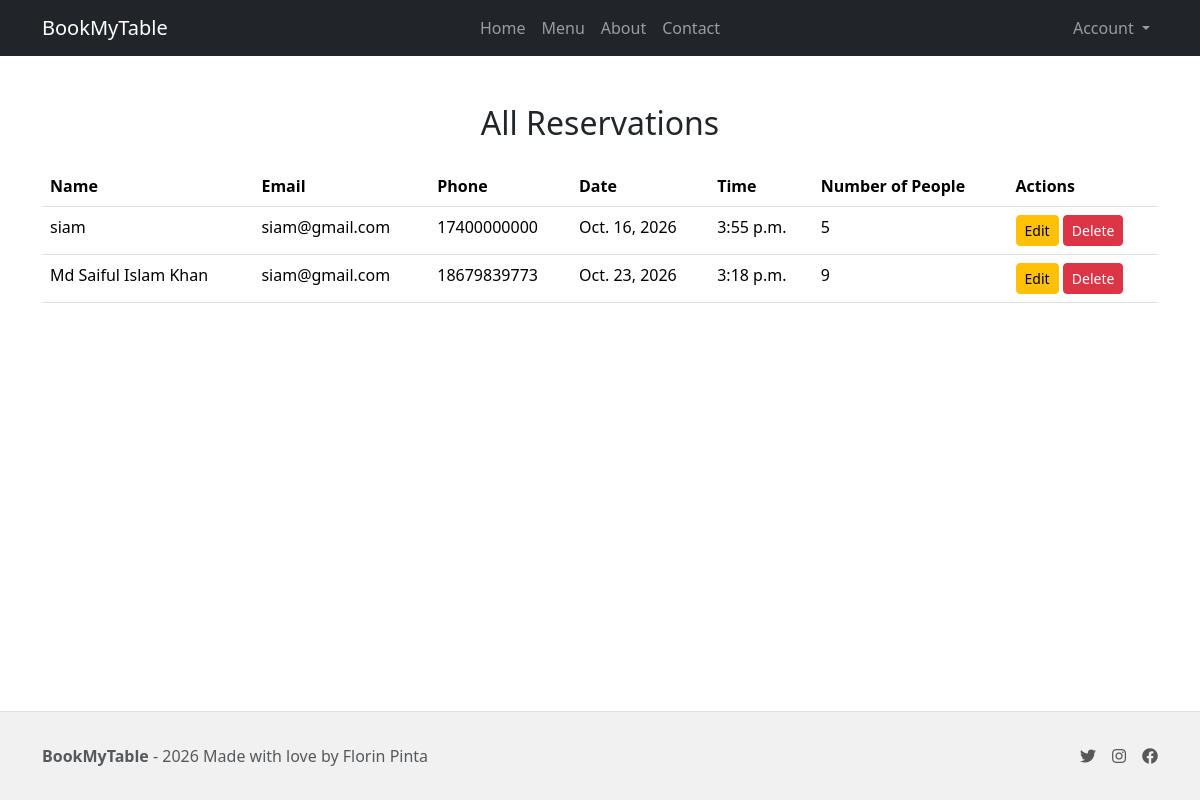
The app's page /reservations/ (signed in) with its own data.
### reservations/models.py (models this page shows, shortened)
class Reservation(models.Model):
    user = models.ForeignKey(settings.AUTH_USER_MODEL, on_delete=models.CASCADE, related_name='reservations')
    full_name = models.CharField(max_length=100)
    email = models.EmailField()
    phone = models.CharField(max_length=15, blank=True)
    reservation_date = models.DateField()
    reservation_time = models.TimeField()
    number_of_people = models.PositiveIntegerField()
    special_requests = models.TextField(blank=True, null=True)
    table = models.ForeignKey(Table, on_delete=models.SET_NULL, null=True, blank=True)

### reservations/views.py (the view)
# urls.py: path('', views.reservation_list, name='reservation_list'),
@login_required
def reservation_list(request):
    reservations = Reservation.objects.filter(user=request.user)
    return render(request, 'reservations/reservation_list.html', {'reservations': reservations})

### reservations/templates/reservations/reservation_list.html (shortened to what this page needs)
{% extends 'base.html' %}
{% block content %}
<div class="container py-5">
    <h2 class="text-center mb-4">All Reservations</h2>
    <table class="table">
        <thead>
            <tr>
                <th>Name</th>
                <th>Email</th>
                <th>Phone</th>
                <th>Date</th>
                <th>Time</th>
                <th>Number of People</th>
                <th>Actions</th>
            </tr>
        </thead>
        <tbody>
            {% for reservation in reservations %}
            <tr>
                <td>{{ reservation.full_name }}</td>
                <td>{{ reservation.email }}</td>
                <td>{{ reservation.phone }}</td>
                <td>{{ reservation.reservation_date }}</td>
                <td>{{ reservation.reservation_time }}</td>
                <td>{{ reservation.number_of_people }}</td>
                <td>
                    <a href="{% url 'reservations:edit_reservation' reservation.pk %}" class="btn btn-warning btn-sm">Edit</a>
                    <form action="{% url 'reservations:delete_reservation' reservation.pk %}" method="post" style="display:inline;">
                        <button type="submit" class="btn btn-danger btn-sm" onclick="return confirm('Are you sure you want to delete this reservation?');">Delete</button>
                    </form>
                </td>
            </tr>
            {% empty %}
            <tr>
                <td colspan="7" class="text-center">No reservations available.</td>
            </tr>
            {% endfor %}
        </tbody>
    </table>
</div>
{% endblock %}

### templates/base.html (shortened to what this page needs)
{% load static %}
{% url 'account_login' as login_url %}
{% url 'account_signup' as signup_url %}
{% url 'account_logout' as logout_url %}
{% url 'admin:index' as admin_url %}
<!DOCTYPE html>
<html lang="en">
<head>
    <link href="https://cdn.jsdelivr.net/npm/bootstrap@5.3.3/dist/css/bootstrap.min.css" rel="stylesheet"
>
    <link rel="stylesheet" href="https://cdnjs.cloudflare.com/ajax/libs/font-awesome/5.15.3/css/all.min.css">
    <link href="{% static 'css/style.css' %}" rel="stylesheet">
</head>
<body class="d-flex flex-column h-100 main-bg" id="home">
    <nav id="navbar-example" class="navbar navbar-expand-md navbar-dark bg-dark justify-content-center">
        <div class="container">
            <a href="/" class="navbar-brand d-flex w-50 me-auto">BookMyTable</a>
            <div class="navbar-collapse collapse w-100" id="collapsingNavbar3">
                <ul class="navbar-nav w-100 justify-content-center">
                    <li class="nav-item active">
                        <a class="nav-link" href="{% url 'home' %}">Home</a>
                    </li>
                    <li class="nav-item">
                        <a class="nav-link" href="{% url 'menu_item_list' %}">Menu</a>
                    </li>
                    <li class="nav-item">
                        <a class="nav-link" href="{% url 'home' %}#about">About</a>
                    </li>
                    <li class="nav-item">
                        <a class="nav-link" href="{% url 'contact' %}">Contact</a>
                    </li>
                </ul>
                <ul class="nav navbar-nav ms-auto w-100 justify-content-end">
                    {% if user.is_authenticated %}
                    <li class="nav-item dropdown">
                        <a class="nav-link dropdown-toggle" href="#" id="navbarDropdown" role="button" data-bs-toggle="dropdown" aria-expanded="false">
                            Account
                        </a>
                    </li>
                    {% endif %}
                </ul>
            </div>
        </div>
    </nav>
    <div class="content">
        {% block content %}
        {% endblock %}
    </div>
    <footer class="footer border-top mt-auto">
        <div class="container">
            <div class="footer-content d-flex flex-wrap justify-content-between align-items-center py-2 my-2">
                <div class="footer-left d-flex align-items-center col-md-6">
                    <span class="mb-0 text-body-secondary"><strong>BookMyTable</strong> - {% now 'Y' %} Made with love by Florin Pinta</span>
                </div>
                <ul class="footer-right list-unstyled d-flex col-md-4 justify-content-end mb-0">
                    <li class="ms-3">
                        <a class="text-body-secondary" href="https://twitter.com/" target="_blank"
                            rel="noopener noreferrer" aria-label="Visit our Twitter page (opens in a new tab)">
                            <i class="fab fa-twitter"></i>
                        </a>
                    </li>
                    <li class="ms-3">
                        <a class="text-body-secondary" href="https://instagram.com/" target="_blank"
                            rel="noopener noreferrer" aria-label="Visit our Instagram page (opens in a new tab)">
                            <i class="fab fa-instagram"></i>
                        </a>
                    </li>
                    <li class="ms-3">
                        <a class="text-body-secondary" href="https://facebook.com/" target="_blank"
                            rel="noopener noreferrer" aria-label="Visit our Facebook page (opens in a new tab)">
                            <i class="fab fa-facebook"></i>
                        </a>
                    </li>
                </ul>
            </div>
        </div>
    </footer>
</body>
</html>

### static/css/style.css (style rules this page uses)
html, body { position: relative; height: 100%; margin: 0; }
footer { background: #f1f1f1; padding: 1rem; text-align: center; }

### records on screen
Reservation: full_name "siam", email "siam@gmail.com", phone "17400000000", reservation_date "Oct. 16, 2026", reservation_time "3:55 p.m.", number_of_people "5"
Reservation: full_name "Md Saiful Islam Khan", email "siam@gmail.com", phone "18679839773", reservation_date "Oct. 23, 2026", reservation_time "3:18 p.m.", number_of_people "9"
